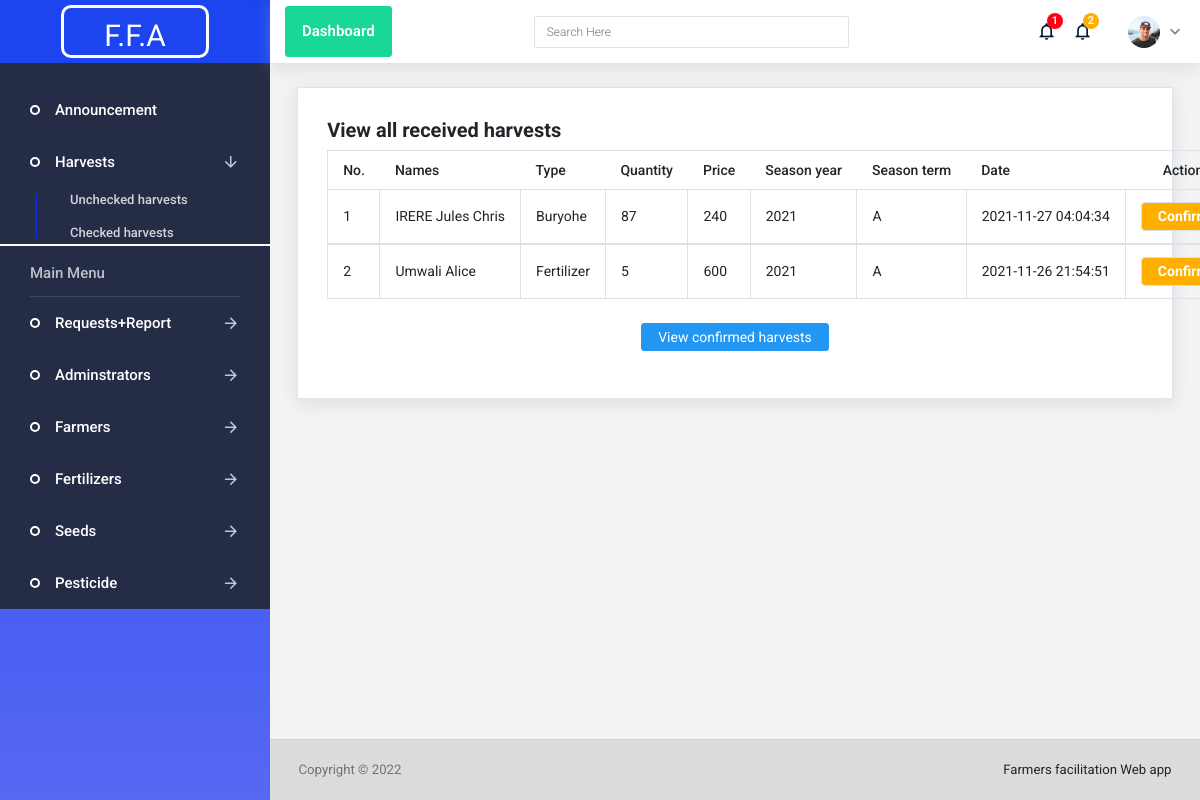
Page /manage/harvest?view_pend on the committed database.
### tables this page shows
CREATE TABLE `harvest` (
  `harvest_id` int(10) NOT NULL,
  `farmer_id` int(10) NOT NULL,
  `item_type` varchar(100) NOT NULL,
  `quantity` int(10) NOT NULL,
  `harvest_price` double NOT NULL,
  `season_year` varchar(10) NOT NULL,
  `season_term` varchar(10) NOT NULL,
  `status` varchar(20) NOT NULL DEFAULT 'unchecked',
  `created_at` datetime NOT NULL DEFAULT current_timestamp()
);

CREATE TABLE `farmer` (
  `farmer_id` int(10) NOT NULL,
  `firstname` varchar(100) NOT NULL,
  `lastname` varchar(100) NOT NULL,
  `gender` varchar(20) NOT NULL,
  `dob` varchar(20) NOT NULL,
  `national_id` varchar(30) NOT NULL,
  `telephone` varchar(20) NOT NULL,
  `password` varchar(80) NOT NULL,
  `land_area` varchar(20) NOT NULL,
  `province` varchar(30) NOT NULL,
  `district` varchar(80) NOT NULL,
  `sector` varchar(80) NOT NULL,
  `cell` varchar(80) NOT NULL,
  `village` varchar(80) NOT NULL,
  `status` varchar(20) NOT NULL DEFAULT 'inactive',
  `created_at` datetime NOT NULL DEFAULT current_timestamp()
);

### configs/query.php (called while the page is built, shortened)
<?php
require_once('connection.php');
class Query extends DBConnection {
	public function __construct() {
		$obj = new DBConnection;
		$this->conLink= $obj->connect();
	}
	public function viewHarvests() {
		$sql= "SELECT hv.harvest_id, fm.farmer_id, fm.firstname, fm.lastname, fm.telephone, hv.item_type, hv.quantity, hv.harvest_price, hv.season_year, hv.season_term, hv.status, hv.created_at AS hv_date FROM `harvest` hv LEFT JOIN farmer fm ON fm.farmer_id=hv.farmer_id WHERE hv.status='unchecked' ORDER BY hv.harvest_id DESC ";
		$stmt= $this->conLink->prepare($sql);
		$stmt->execute();
		return $stmt;
	}
}
?>

### configs/connection.php (called while the page is built, shortened)
<?php
class DBConnection {
    public    $host = "localhost";
    protected $dbase= "farmer_app";
    private   $user = "root";
    private   $pass = "";
    public function connect(){
        try {
            $dsn= "mysql:host=$this->host; dbname=$this->dbase";
            $this->con = new PDO($dsn, $this->user, $this->pass );
            return $this->con;
        } catch(PDOException $error) {
            echo "OOPS! ERROR OCCURED".$error->getMessage();
        }
    }
}
?>

### manage/harvest.php (the view, shortened to what this page needs)
<?php
include('../configs/header.php');
include('../configs/sidebar.php');
?>
<div class="main-panel">
  <div class="content-wrapper">
    <?php if(isset($_GET['view_pend'])) { ?>
    <div class="row">
      <div class="col-lg-12 grid-margin stretch-card">
        <div class="card">
          <div class="card-body">
            <h4><strong>View all received harvests</strong></h4>
            <table class="table table-bordered">
              <thead>
                <tr style="font-weight: bolder!important;">
                  <th> No. </th>
                  <th> Names </th>
                  <th> Type </th>
                  <th> Quantity </th>
                  <th> Price </th>
                  <th> Season year </th>
                  <th> Season term </th>
                  <th> Date </th>
                  <th colspan="2" class="text-center"> Action </th>
                </tr>
              </thead>
              <?php
              $num = 1;
              $stmt= $query->viewHarvests();
              while($result= $stmt->FETCH(PDO::FETCH_ASSOC)) {
              ?>
              <tbody>
                <tr>
                  <td> <?php echo $num; ?> </td>
                  <td> <?php echo $result['firstname']." ".$result['lastname']; ?> </td>
                  <td> <?php echo $result['item_type']; ?> </td>
                  <td> <?php echo $result['quantity']; ?> </td>
                  <td> <?php echo $result['harvest_price']; ?> </td>
                  <td> <?php echo $result['season_year']; ?> </td>
                  <td> <?php echo $result['season_term']; ?> </td>
                  <td> <?php echo $result['hv_date']; ?> </td>
                  <td class="text-center">
                    <div class="btn-group" role="group">
                      <a href="?check=<?php echo $result['harvest_id']; ?>" onclick="return confirm('Are you sure you want to confirm this Harvest?')" class="btn btn-warning" title="Confirm">
                        <strong>Confirm</strong>
                      </a>
                    </div>
                  </td>
                </tr>
              </tbody>
            <?php $num++; } ?>
            </table><br>
            <p class="text-center">
              <a href="?view_conf" class="btn btn-md btn-primary">View confirmed harvests</a>
            </p>
          </div>
        </div>
      </div>
    </div>
    <?php } ?>
  </div>
  <?php
  include('../configs/footer.php');
  ?>

### assets/css/demo_1/style.css (style rules this page uses)
.card { box-shadow: 0 0 0 0 rgba(90, 113, 208, 0.11), 0 4px 16px 0 rgba(167, 175, 183, 0.33); border: solid 1px #dde4eb; border-radius: 0px; }
.main-panel { transition: width 0.25s ease, margin 0.25s ease; width: calc(100% - 270px); min-height: calc(100vh - 63px); display: flex; flex-direction: column; }
.content-wrapper { background: #F3F3F3; padding: 1.5rem 1.7rem; width: 100%; flex-grow: 1; }

### rows in the picture
harvest: farmer.firstname "IRERE", farmer.lastname "Jules Chris", item_type "Buryohe", quantity "87", harvest_price "240", season_year "2021", season_term "A", created_at "2021-11-27 04:04:34"
harvest: farmer.firstname "Umwali", farmer.lastname "Alice", item_type "Fertilizer", quantity "5", harvest_price "600", season_year "2021", season_term "A", created_at "2021-11-26 21:54:51"

### other values in the picture
$penRequestCount "1"
$recHarvestCount "2"
$func->getAppName() "Farmers facilitation Web app"
